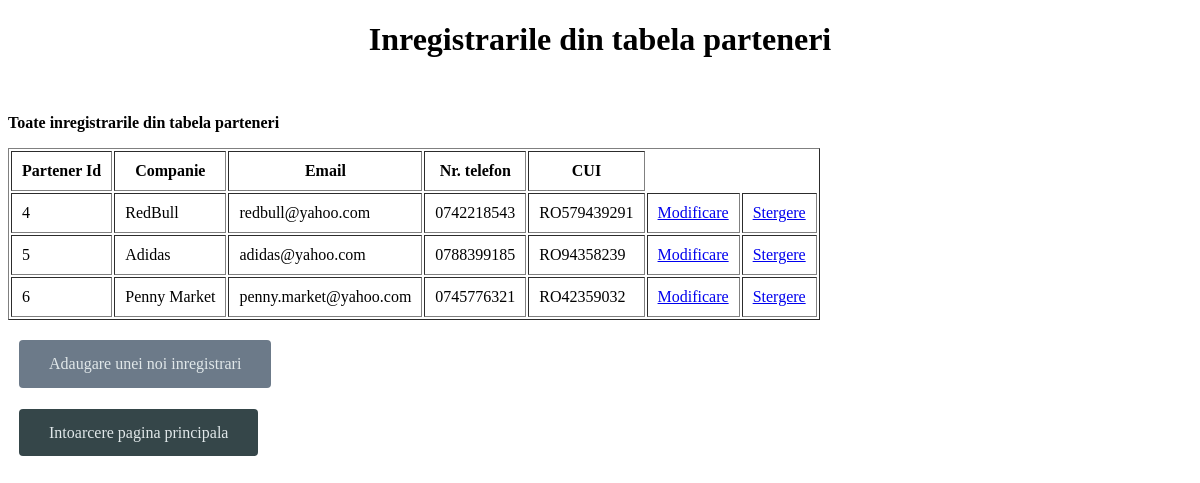
/Parteneri/vizualizareParteneri.php, run on the app's committed database.
### tables this page shows
CREATE TABLE `parteneri` (
  `id` int(11) NOT NULL,
  `companie` varchar(100) NOT NULL,
  `email` varchar(50) NOT NULL,
  `nr_telefon` varchar(25) NOT NULL,
  `CUI` varchar(35) NOT NULL
);

### Parteneri/vizualizareParteneri.php (the view, shortened to what this page needs)
<!DOCTYPE HTML PUBLIC "-//W3C//DTD HTML 4.01//EN" "http://www.w3.org/TR/html4/strict.dtd">
<html>
<head>
</head>
<body>
<h1 style="text-align: center">
    Inregistrarile din tabela parteneri
</h1>
<br>
<p>
    <b>
        Toate inregistrarile din tabela parteneri
    </b>
</p>
<?php
include ("../conectare.php");
if($result = $mysqli->query("SELECT * FROM parteneri ORDER BY id")){
    if($result->num_rows > 0){
        echo "<table border='1' cellpadding='10'>";
        echo "<tr><th>Partener Id</th><th>Companie</th><th>Email</th><th>Nr. telefon</th><th>CUI</th></tr>";
        while ($row = $result->fetch_object()){
            echo "<tr>";
            echo "<td>".$row->id."</td>";
            echo "<td>".$row->companie."</td>";
            echo "<td>".$row->email."</td>";
            echo "<td>".$row->nr_telefon."</td>";
            echo "<td>".$row->CUI."</td>";
            echo "<td><a href='modificareParteneri.php?id=".$row->id."'>Modificare</a></td>";
            echo "<td><a href='stergereParteneri.php?id=".$row->id."'>Stergere</a></td>";
            echo "</tr>";
        }
        echo "</table>";
    }
    else{
        "<br>";
        echo "Nu sunt inregistrari in tabela!";
    }
}
else{
    echo "Error: ".$mysqli->error();
}
?>
<div>
    <div class="button-adaugare">
        <a href = "inserareParteneri.php" class="button">Adaugare  unei noi inregistrari</a>
    </div>
    <br/>
    <br/>
    <a href="../home.php" class="button-intoarcere">Intoarcere pagina principala</a>
</div>
</body>
</html>

### Parteneri/vizualizareParteneri.php (style rules this page uses)
.button-adaugare { display: flex; }
.button { margin-top: 20px; padding: 15px 30px 15px 30px; background-color: #6C7A89; color: #E0E7E9; border: none; border-radius: 4px; text-decoration: none; margin-left: 11px; }
.button-intoarcere { margin-top: 20px; padding: 15px 30px 15px 30px; background-color: #354649; color: #E0E7E9; border: none; border-radius: 4px; text-decoration: none; margin-left: 11px; }

### data on the page
parteneri: id "4", companie "RedBull", email "redbull@yahoo.com", nr_telefon "0742218543", CUI "RO579439291"
parteneri: id "5", companie "Adidas", email "adidas@yahoo.com", nr_telefon "0788399185", CUI "RO94358239"
parteneri: id "6", companie "Penny Market", email "penny.market@yahoo.com", nr_telefon "0745776321", CUI "RO42359032"
